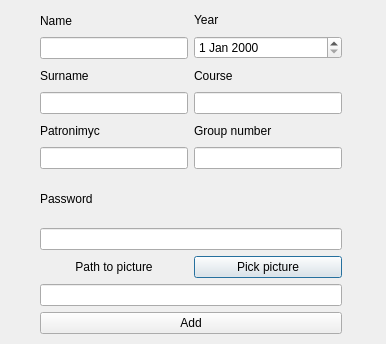
<?xml version="1.0" encoding="UTF-8"?>
<ui version="4.0">
 <class>DialogToAdd</class>
 <widget class="QDialog" name="DialogToAdd">
  <property name="geometry">
   <rect>
    <x>0</x>
    <y>0</y>
    <width>386</width>
    <height>344</height>
   </rect>
  </property>
  <property name="windowTitle">
   <string>Dialog</string>
  </property>
  <widget class="QWidget" name="">
   <property name="geometry">
    <rect>
     <x>40</x>
     <y>10</y>
     <width>302</width>
     <height>324</height>
    </rect>
   </property>
   <layout class="QVBoxLayout" name="verticalLayout_12">
    <item>
     <layout class="QHBoxLayout" name="horizontalLayout">
      <item>
       <layout class="QVBoxLayout" name="verticalLayout_8">
        <item>
         <layout class="QVBoxLayout" name="verticalLayout">
          <item>
           <widget class="QLabel" name="nameLabel">
            <property name="text">
             <string>Name</string>
            </property>
           </widget>
          </item>
          <item>
           <widget class="QLineEdit" name="nameEdit"/>
          </item>
         </layout>
        </item>
        <item>
         <layout class="QVBoxLayout" name="verticalLayout_2">
          <item>
           <widget class="QLabel" name="surnameLabel">
            <property name="text">
             <string>Surname</string>
            </property>
           </widget>
          </item>
          <item>
           <widget class="QLineEdit" name="surnameEdit"/>
          </item>
         </layout>
        </item>
        <item>
         <layout class="QVBoxLayout" name="verticalLayout_3">
          <item>
           <widget class="QLabel" name="patronimycLabel">
            <property name="text">
             <string>Patronimyc</string>
            </property>
           </widget>
          </item>
          <item>
           <widget class="QLineEdit" name="patronimycEdit"/>
          </item>
         </layout>
        </item>
       </layout>
      </item>
      <item>
       <layout class="QVBoxLayout" name="verticalLayout_9">
        <item>
         <layout class="QVBoxLayout" name="verticalLayout_4">
          <item>
           <widget class="QLabel" name="yearLabel">
            <property name="text">
             <string>Year</string>
            </property>
           </widget>
          </item>
          <item>
           <widget class="QDateEdit" name="yearEdit"/>
          </item>
         </layout>
        </item>
        <item>
         <layout class="QVBoxLayout" name="verticalLayout_5">
          <item>
           <widget class="QLabel" name="courseLabel">
            <property name="text">
             <string>Course</string>
            </property>
           </widget>
          </item>
          <item>
           <widget class="QLineEdit" name="courseEdit"/>
          </item>
         </layout>
        </item>
        <item>
         <layout class="QVBoxLayout" name="verticalLayout_6">
          <item>
           <widget class="QLabel" name="groupNumberLabel">
            <property name="text">
             <string>Group number</string>
            </property>
           </widget>
          </item>
          <item>
           <widget class="QLineEdit" name="groupNumberEdit"/>
          </item>
         </layout>
        </item>
       </layout>
      </item>
     </layout>
    </item>
    <item>
     <layout class="QVBoxLayout" name="verticalLayout_11">
      <item>
       <layout class="QVBoxLayout" name="verticalLayout_7">
        <item>
         <widget class="QLabel" name="passwordLabel">
          <property name="text">
           <string>Password</string>
          </property>
         </widget>
        </item>
        <item>
         <widget class="QLineEdit" name="passwordLineEdit"/>
        </item>
       </layout>
      </item>
      <item>
       <layout class="QVBoxLayout" name="verticalLayout_10">
        <item>
         <layout class="QHBoxLayout" name="horizontalLayout_2">
          <item>
           <widget class="QLabel" name="pathToPicturelabel">
            <property name="layoutDirection">
             <enum>Qt::LeftToRight</enum>
            </property>
            <property name="text">
             <string>Path to picture</string>
            </property>
            <property name="alignment">
             <set>Qt::AlignCenter</set>
            </property>
           </widget>
          </item>
          <item>
           <widget class="QPushButton" name="pickButton">
            <property name="text">
             <string>Pick picture</string>
            </property>
           </widget>
          </item>
         </layout>
        </item>
        <item>
         <widget class="QLineEdit" name="pathToPictureEdit"/>
        </item>
        <item>
         <widget class="QPushButton" name="addButton">
          <property name="text">
           <string>Add</string>
          </property>
         </widget>
        </item>
       </layout>
      </item>
     </layout>
    </item>
   </layout>
  </widget>
 </widget>
 <resources/>
 <connections/>
</ui>
